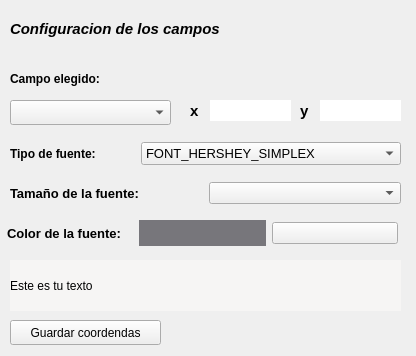
<?xml version="1.0" encoding="UTF-8"?>
<ui version="4.0">
 <class>MainWindow</class>
 <widget class="QMainWindow" name="MainWindow">
  <property name="geometry">
   <rect>
    <x>0</x>
    <y>0</y>
    <width>416</width>
    <height>356</height>
   </rect>
  </property>
  <property name="windowTitle">
   <string>MainWindow</string>
  </property>
  <widget class="QWidget" name="centralwidget">
   <widget class="QComboBox" name="comboBox">
    <property name="geometry">
     <rect>
      <x>10</x>
      <y>100</y>
      <width>161</width>
      <height>25</height>
     </rect>
    </property>
   </widget>
   <widget class="QLabel" name="label">
    <property name="geometry">
     <rect>
      <x>10</x>
      <y>70</y>
      <width>121</width>
      <height>17</height>
     </rect>
    </property>
    <property name="font">
     <font>
      <weight>75</weight>
      <bold>true</bold>
     </font>
    </property>
    <property name="text">
     <string>Campo elegido:</string>
    </property>
   </widget>
   <widget class="QLabel" name="label_2">
    <property name="geometry">
     <rect>
      <x>10</x>
      <y>20</y>
      <width>251</width>
      <height>17</height>
     </rect>
    </property>
    <property name="font">
     <font>
      <pointsize>11</pointsize>
      <weight>75</weight>
      <italic>true</italic>
      <bold>true</bold>
     </font>
    </property>
    <property name="text">
     <string>Configuracion de los campos</string>
    </property>
   </widget>
   <widget class="QLabel" name="label_3">
    <property name="geometry">
     <rect>
      <x>210</x>
      <y>100</y>
      <width>81</width>
      <height>21</height>
     </rect>
    </property>
    <property name="styleSheet">
     <string notr="true">background-color: rgb(255, 255, 255);</string>
    </property>
    <property name="text">
     <string/>
    </property>
   </widget>
   <widget class="QLabel" name="label_4">
    <property name="geometry">
     <rect>
      <x>190</x>
      <y>100</y>
      <width>16</width>
      <height>21</height>
     </rect>
    </property>
    <property name="font">
     <font>
      <pointsize>11</pointsize>
      <weight>75</weight>
      <bold>true</bold>
     </font>
    </property>
    <property name="text">
     <string>x</string>
    </property>
   </widget>
   <widget class="QLabel" name="label_5">
    <property name="geometry">
     <rect>
      <x>300</x>
      <y>100</y>
      <width>16</width>
      <height>21</height>
     </rect>
    </property>
    <property name="font">
     <font>
      <pointsize>11</pointsize>
      <weight>75</weight>
      <bold>true</bold>
     </font>
    </property>
    <property name="text">
     <string>y</string>
    </property>
   </widget>
   <widget class="QLabel" name="label_6">
    <property name="geometry">
     <rect>
      <x>320</x>
      <y>100</y>
      <width>81</width>
      <height>21</height>
     </rect>
    </property>
    <property name="styleSheet">
     <string notr="true">background-color: rgb(255, 255, 255);</string>
    </property>
    <property name="text">
     <string/>
    </property>
   </widget>
   <widget class="QPushButton" name="pushButton">
    <property name="geometry">
     <rect>
      <x>10</x>
      <y>320</y>
      <width>151</width>
      <height>25</height>
     </rect>
    </property>
    <property name="text">
     <string>Guardar coordendas</string>
    </property>
   </widget>
   <widget class="QLabel" name="label_13">
    <property name="geometry">
     <rect>
      <x>10</x>
      <y>260</y>
      <width>391</width>
      <height>51</height>
     </rect>
    </property>
    <property name="styleSheet">
     <string notr="true">background-color: rgb(192, 191, 188);
background-color: rgb(246, 245, 244);</string>
    </property>
    <property name="text">
     <string>Este es tu texto</string>
    </property>
    <property name="alignment">
     <set>Qt::AlignLeading|Qt::AlignLeft|Qt::AlignVCenter</set>
    </property>
   </widget>
   <widget class="QWidget" name="layoutWidget">
    <property name="geometry">
     <rect>
      <x>10</x>
      <y>140</y>
      <width>391</width>
      <height>27</height>
     </rect>
    </property>
    <layout class="QHBoxLayout" name="horizontalLayout">
     <item>
      <widget class="QLabel" name="label_7">
       <property name="font">
        <font>
         <weight>75</weight>
         <bold>true</bold>
        </font>
       </property>
       <property name="text">
        <string>Tipo de fuente:</string>
       </property>
      </widget>
     </item>
     <item>
      <widget class="QComboBox" name="comboBox_font">
       <property name="font">
        <font>
         <pointsize>10</pointsize>
        </font>
       </property>
       <item>
        <property name="text">
         <string>FONT_HERSHEY_SIMPLEX</string>
        </property>
       </item>
       <item>
        <property name="text">
         <string>FONT_HERSHEY_PLAIN</string>
        </property>
       </item>
       <item>
        <property name="text">
         <string>FONT_HERSHEY_DUPLEX</string>
        </property>
       </item>
       <item>
        <property name="text">
         <string>FONT_HERSHEY_COMPLEX</string>
        </property>
       </item>
       <item>
        <property name="text">
         <string>FONT_HERSHEY_TRIPLEX</string>
        </property>
       </item>
       <item>
        <property name="text">
         <string>FONT_HERSHEY_COMPLEX_SMALL</string>
        </property>
       </item>
       <item>
        <property name="text">
         <string>FONT_HERSHEY_SCRIPT_SIMPLEX</string>
        </property>
       </item>
       <item>
        <property name="text">
         <string>FONT_HERSHEY_SCRIPT_COMPLEX</string>
        </property>
       </item>
      </widget>
     </item>
    </layout>
   </widget>
   <widget class="QWidget" name="layoutWidget">
    <property name="geometry">
     <rect>
      <x>10</x>
      <y>180</y>
      <width>391</width>
      <height>27</height>
     </rect>
    </property>
    <layout class="QHBoxLayout" name="horizontalLayout_2">
     <item>
      <widget class="QLabel" name="label_8">
       <property name="font">
        <font>
         <pointsize>10</pointsize>
         <weight>75</weight>
         <bold>true</bold>
        </font>
       </property>
       <property name="text">
        <string>Tamaño de la fuente:</string>
       </property>
      </widget>
     </item>
     <item>
      <widget class="QComboBox" name="comboBox_fontsize"/>
     </item>
    </layout>
   </widget>
   <widget class="QWidget" name="layoutWidget">
    <property name="geometry">
     <rect>
      <x>7</x>
      <y>220</y>
      <width>391</width>
      <height>26</height>
     </rect>
    </property>
    <layout class="QHBoxLayout" name="horizontalLayout_3">
     <item>
      <widget class="QLabel" name="label_9">
       <property name="font">
        <font>
         <pointsize>10</pointsize>
         <weight>75</weight>
         <bold>true</bold>
        </font>
       </property>
       <property name="text">
        <string>Color de la fuente:</string>
       </property>
      </widget>
     </item>
     <item>
      <widget class="QLabel" name="label_10">
       <property name="font">
        <font>
         <pointsize>11</pointsize>
        </font>
       </property>
       <property name="styleSheet">
        <string notr="true">background-color: rgb(119, 118, 123);</string>
       </property>
       <property name="text">
        <string/>
       </property>
      </widget>
     </item>
     <item>
      <widget class="QPushButton" name="pushButton_2">
       <property name="maximumSize">
        <size>
         <width>16777198</width>
         <height>16777215</height>
        </size>
       </property>
       <property name="autoFillBackground">
        <bool>false</bool>
       </property>
       <property name="styleSheet">
        <string notr="true">image: url(:/prefijoNuevo/601137-200.png);</string>
       </property>
       <property name="text">
        <string/>
       </property>
       <property name="icon">
        <iconset theme="color_picker" resource="color_picker.qrc">
         <normaloff>:/prefijoNuevo/601137-200.png</normaloff>:/prefijoNuevo/601137-200.png</iconset>
       </property>
       <property name="iconSize">
        <size>
         <width>16</width>
         <height>16</height>
        </size>
       </property>
      </widget>
     </item>
    </layout>
   </widget>
  </widget>
 </widget>
 <resources>
  <include location="color_picker.qrc"/>
 </resources>
 <connections/>
</ui>
